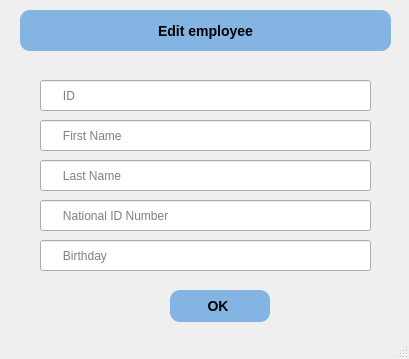
<?xml version="1.0" encoding="UTF-8"?>
<ui version="4.0">
 <class>MainWindow</class>
 <widget class="QMainWindow" name="MainWindow">
  <property name="geometry">
   <rect>
    <x>0</x>
    <y>0</y>
    <width>409</width>
    <height>359</height>
   </rect>
  </property>
  <property name="windowTitle">
   <string>MainWindow</string>
  </property>
  <widget class="QWidget" name="centralwidget">
   <widget class="QPushButton" name="pushButton">
    <property name="geometry">
     <rect>
      <x>20</x>
      <y>10</y>
      <width>371</width>
      <height>41</height>
     </rect>
    </property>
    <property name="styleSheet">
     <string notr="true">background-color: rgb(131, 180, 226);
border-style: outset;
border-width: 0px;
border-radius: 10px;
font: bold 14px; 
</string>
    </property>
    <property name="text">
     <string>Edit employee</string>
    </property>
   </widget>
   <widget class="QLineEdit" name="lineEdit_1">
    <property name="geometry">
     <rect>
      <x>40</x>
      <y>80</y>
      <width>331</width>
      <height>31</height>
     </rect>
    </property>
    <property name="text">
     <string/>
    </property>
    <property name="readOnly">
     <bool>false</bool>
    </property>
    <property name="placeholderText">
     <string>      ID</string>
    </property>
   </widget>
   <widget class="QLineEdit" name="lineEdit_2">
    <property name="geometry">
     <rect>
      <x>40</x>
      <y>120</y>
      <width>331</width>
      <height>31</height>
     </rect>
    </property>
    <property name="placeholderText">
     <string>      First Name</string>
    </property>
   </widget>
   <widget class="QLineEdit" name="lineEdit_3">
    <property name="geometry">
     <rect>
      <x>40</x>
      <y>160</y>
      <width>331</width>
      <height>31</height>
     </rect>
    </property>
    <property name="placeholderText">
     <string>      Last Name</string>
    </property>
   </widget>
   <widget class="QLineEdit" name="lineEdit_4">
    <property name="geometry">
     <rect>
      <x>40</x>
      <y>200</y>
      <width>331</width>
      <height>31</height>
     </rect>
    </property>
    <property name="placeholderText">
     <string>      National ID Number</string>
    </property>
   </widget>
   <widget class="QLineEdit" name="lineEdit_5">
    <property name="geometry">
     <rect>
      <x>40</x>
      <y>240</y>
      <width>331</width>
      <height>31</height>
     </rect>
    </property>
    <property name="placeholderText">
     <string>      Birthday</string>
    </property>
   </widget>
   <widget class="QPushButton" name="btn_ok_2">
    <property name="geometry">
     <rect>
      <x>170</x>
      <y>290</y>
      <width>100</width>
      <height>32</height>
     </rect>
    </property>
    <property name="styleSheet">
     <string notr="true">background-color: rgb(131, 180, 226);
border-style: outset;
border-width: 0px;
border-radius: 10px;
font: bold 14px; 
</string>
    </property>
    <property name="text">
     <string>OK </string>
    </property>
   </widget>
  </widget>
  <widget class="QStatusBar" name="statusbar"/>
 </widget>
 <resources/>
 <connections/>
</ui>
